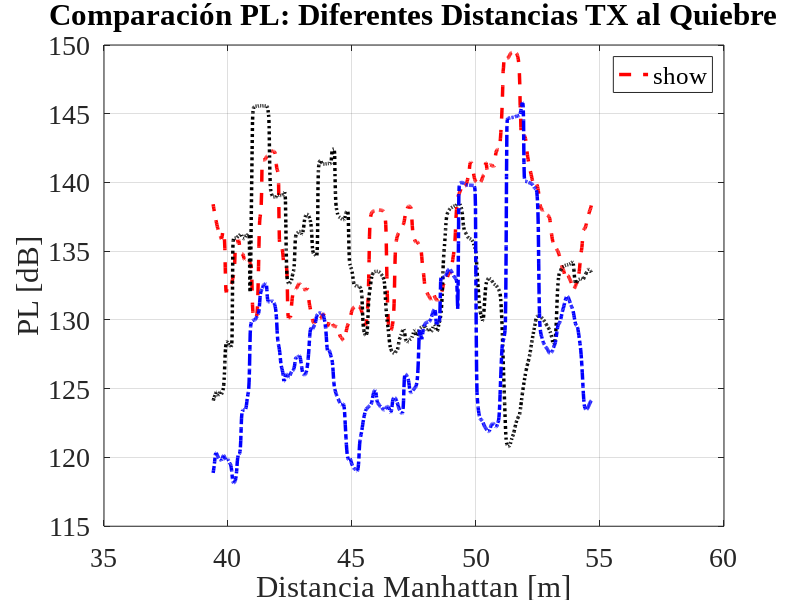

This chart was generated by the following MATLAB code:
% SCRIPT PARA COMPARAR PÉRDIDA DE TRAYECTORIA NLOS PARA DIFERENTES DISTANCIAS AL QUIEBRE
clc;
clear;
close all;
% --- 1. Cargar Datos Procesados de Cada Escenario NLOS ---
fprintf('Cargando datos NLOS procesados para comparación...\n');
try
    % Caso NLOS 2: 39.4m TX al Quiebre
    load('resultados_metodo_lee_39.4.mat', 'distancias_nlos', 'pl_lee_nlos');
    dist_nlos_case2 = distancias_nlos;
    pl_nlos_case2 = pl_lee_nlos;
    
    % Caso NLOS 3: 19.7m TX al Quiebre
    load('resultados_metodo_lee_19.7.mat', 'distancias_nlos', 'pl_lee_nlos');
    dist_nlos_case3 = distancias_nlos;
    pl_nlos_case3 = pl_lee_nlos;
    
    % Caso NLOS 4: 9.9m TX al Quiebre
    load('resultados_metodo_lee_9.9.mat', 'distancias_nlos', 'pl_lee_nlos');
    dist_nlos_case4 = distancias_nlos;
    pl_nlos_case4 = pl_lee_nlos;
    
    fprintf('Todos los archivos de datos NLOS cargados con éxito.\n');
    
catch ME
    warning('Error al cargar uno o más archivos de datos. Por favor, asegúrese de que existan en el directorio actual.');
    fprintf('Detalles del error: %s\n', ME.message);
    return;
end
% --- 2. Generar Gráfico Comparativo ---
fprintf('\nGenerando gráfico comparativo de Pérdida de Trayectoria...\n');
figure('Name', 'Comparación de Pérdida de Trayectoria NLOS', 'NumberTitle', 'off');
hold on;
font_size = 25;
line_width = 2.5;
% Graficar cada caso NLOS
plot(dist_nlos_case2, pl_nlos_case2, 'r--', 'LineWidth', line_width, 'DisplayName', 'NLOS a 39.4m del quiebre');
plot(dist_nlos_case3, pl_nlos_case3, 'k:', 'LineWidth', line_width, 'DisplayName', 'NLOS a 19.7m del quiebre');
plot(dist_nlos_case4, pl_nlos_case4, 'b-.', 'LineWidth', line_width, 'DisplayName', 'NLOS a 9.9m del quiebre');
hold off;
grid on;
box on;
% Aplicar formato
xlabel('Distancia Manhattan [m]','FontSize',font_size);
ylabel('PL [dB]','FontSize',font_size);
title('Comparación PL: Diferentes Distancias TX al Quiebre','FontSize',1.2*font_size);
legend('show', 'Location', 'best');
set(findall(gcf, '-property', 'FontName'), 'FontName', 'Times New Roman');
set(gca,'FontSize',20)
%set(findall(gcf, '-property', 'FontSize'), 'FontSize', font_size);
fprintf('Gráfico comparativo generado con éxito.\n');
% --- 3. Mostrar Métricas Estadísticas ---
fprintf('\n--- Resumen de Métricas de Pérdida de Trayecto (Path Loss) ---\n');
% Caso 1: TX a 39.4m del quiebre
promedio_39_4 = mean(pl_nlos_case2);
mediana_39_4 = median(pl_nlos_case2);
std_dev_39_4 = std(pl_nlos_case2);
fprintf('NLOS a 39.4m del quiebre:\n');
fprintf('  - Promedio: %.2f dB\n', promedio_39_4);
fprintf('  - Mediana: %.2f dB\n', mediana_39_4);
fprintf('  - Desviación Estándar: %.2f dB\n', std_dev_39_4);
% Caso 2: TX a 19.7m del quiebre
promedio_19_7 = mean(pl_nlos_case3);
mediana_19_7 = median(pl_nlos_case3);
std_dev_19_7 = std(pl_nlos_case3);
fprintf('\nNLOS a 19.7m del quiebre:\n');
fprintf('  - Promedio: %.2f dB\n', promedio_19_7);
fprintf('  - Mediana: %.2f dB\n', mediana_19_7);
fprintf('  - Desviación Estándar: %.2f dB\n', std_dev_19_7);
% Caso 3: TX a 9.9m del quiebre
promedio_9_9 = mean(pl_nlos_case4);
mediana_9_9 = median(pl_nlos_case4);
std_dev_9_9 = std(pl_nlos_case4);
fprintf('\nNLOS a 9.9m del quiebre:\n');
fprintf('  - Promedio: %.2f dB\n', promedio_9_9);
fprintf('  - Mediana: %.2f dB\n', mediana_9_9);
fprintf('  - Desviación Estándar: %.2f dB\n', std_dev_9_9);
fprintf('\nProceso completado.\n');